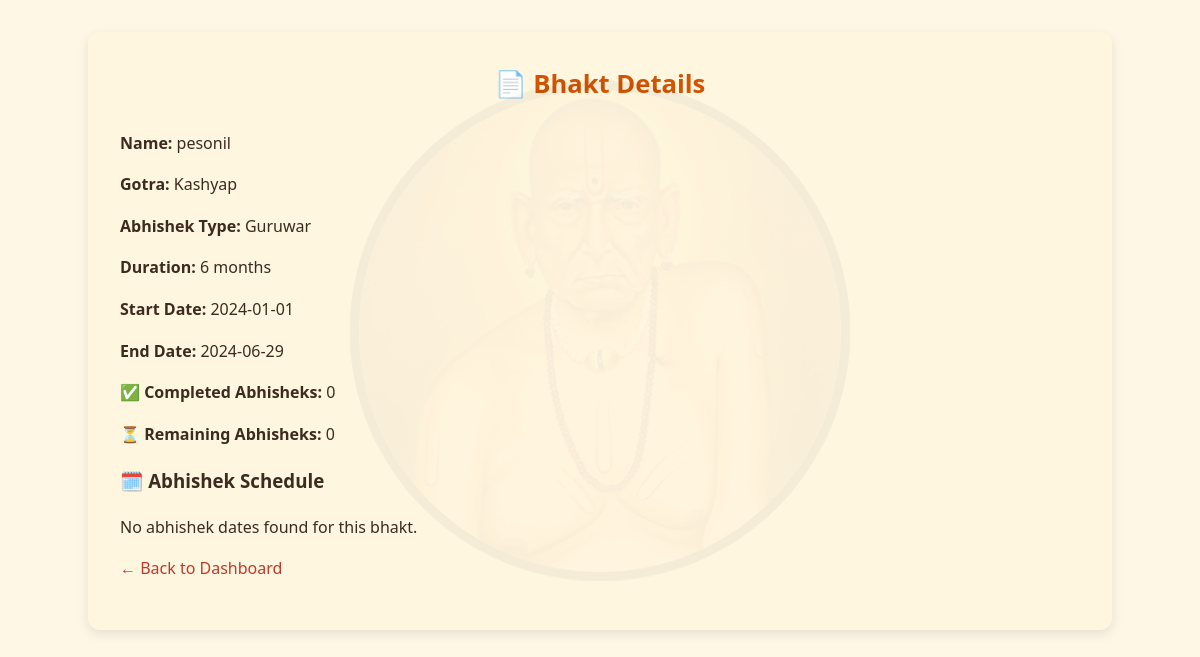
Screenshot of /bhakt/2 with the database file from the repository.
### tables this page shows
CREATE TABLE bhakts (
            id INTEGER PRIMARY KEY AUTOINCREMENT,
            name TEXT,
            gotra TEXT,
            abhishek_type TEXT,
            duration_months INTEGER,
            start_date TEXT,
            end_date TEXT
        , duration INTEGER DEFAULT 12);

### app.py (the view)
@app.route('/bhakt/<int:bhakt_id>')
def bhakt_detail(bhakt_id):
    conn = sqlite3.connect(DB_PATH)
    c = conn.cursor()
    c.execute("SELECT * FROM bhakts WHERE id = ?", (bhakt_id,))
    b = c.fetchone()
    conn.close()
    if not b:
        return "Bhakt not found", 404
    with open(SACRED_JSON_PATH, 'r') as f:
        sacred_data = json.load(f)
    name = b[1]
    gotra = b[2]
    abhishek_type = b[3]
    duration = b[4]
    start_date = b[5]
    end_date = b[6]
    schedule = get_enriched_dates(abhishek_type, duration, start_date, bhakt_id, sacred_data)
    completed = sum(1 for d in schedule if d["completed"])
    remaining = len(schedule) - completed
    return render_template('bhakt_detail.html',
                           bhakt=b,
                           schedule=schedule,
                           completed=completed,
                           remaining=remaining)

### app.py (called while the page is built, shortened)
def get_enriched_dates(abhishek_type, duration, start_date_str, bhakt_id, sacred_data):
    sacred_dates = sacred_data.get(abhishek_type, [])
    start_date = datetime.strptime(start_date_str, "%Y-%m-%d")
    all_dates = [
        datetime.strptime(d, "%Y-%m-%d")
        for d in sacred_dates
        if start_date <= datetime.strptime(d, "%Y-%m-%d") <= start_date + relativedelta(months=+int(duration))
    ]
    conn = sqlite3.connect(DB_PATH)
    c = conn.cursor()
    c.execute("SELECT completed_date FROM completed_abhisheks WHERE bhakt_id=? AND abhishek_type=?", (bhakt_id, abhishek_type))
    completed_dates = {row[0] for row in c.fetchall()}
    conn.close()
    enriched = []
    return enriched

@app.context_processor
def inject_now():
    return {'now': lambda: datetime.now()}

### templates/bhakt_detail.html (shortened to what this page needs)
<!DOCTYPE html>
<html lang="en">
<head>
  <link rel="stylesheet" href="{{ url_for('static', filename='css/style.css') }}">
</head>
<body>
  <div class="container">
    <h2>📄 Bhakt Details</h2>
    <p><strong>Name:</strong> {{ bhakt[1] }}</p>
    <p><strong>Gotra:</strong> {{ bhakt[2] }}</p>
    <p><strong>Abhishek Type:</strong> {{ bhakt[3] }}</p>
    <p><strong>Duration:</strong> {{ bhakt[4] }} months</p>
    <p><strong>Start Date:</strong> {{ bhakt[5] }}</p>
    <p><strong>End Date:</strong> {{ bhakt[6] }}</p>
    <p><strong>✅ Completed Abhisheks:</strong> {{ completed }}</p>
    <p><strong>⏳ Remaining Abhisheks:</strong> {{ remaining }}</p>
    <h3>🗓️ Abhishek Schedule</h3>
    {% if schedule %}
    <ul>
      {% for date in schedule %}
      <li>{{ date }}</li>
      {% endfor %}
    </ul>
    {% else %}
    <p>No abhishek dates found for this bhakt.</p>
    {% endif %}
    <p><a href="{{ url_for('dashboard') }}">← Back to Dashboard</a></p>
  </div>
</body>
</html>

### static/css/style.css (style rules this page uses)
body { background-color: #fff7e6; font-family: 'Segoe UI', sans-serif; margin: 0; padding: 0; text-align: center; color: #3d2b1f; background-image: url("/static/img/swami-bg-pattern.png"); background-repeat: repeat-y; background-position: center top; background-size: cover; background-attachment: fixed; line-height: 1.6; }
.container, .dashboard-container, .login-container { background-color: #fff6e0; border-radius: 12px; padding: 2em; box-shadow: 0 4px 12px rgba(0, 0, 0, 0.1); position: relative; z-index: 1; transition: transform 0.2s ease; }
.container, .dashboard-container { width: 80%; max-width: 1000px; margin: 2em auto; text-align: left; }
.container::before, .login-container::before { content: ""; background: url("/static/img/swami-icon.png") no-repeat center center; background-size: 50%; opacity: 0.04; position: absolute; top: 50%; left: 50%; transform: translate(-50%, -50%); width: 100%; height: 100%; z-index: 0; pointer-events: none; }
.container h2, .dashboard-container h2, .login-container h2 { color: #d35400; margin-top: 0; margin-bottom: 1em; text-align: center; font-size: 1.6rem; }
a { color: #c0392b; text-decoration: none; }

### rows the page displays
bhakts: name "pesonil", gotra "Kashyap", abhishek_type "Guruwar", duration_months "6", start_date "2024-01-01", end_date "2024-06-29"

### other values shown
{{ completed }} "0"
{{ remaining }} "0"
